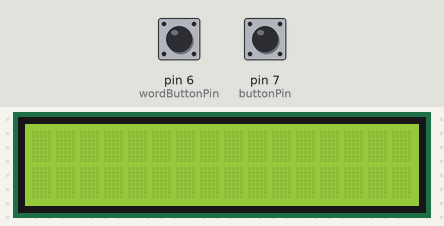
The sketch below on a simulated Arduino Uno, built with avr-gcc and run on an emulated ATmega328P. Shown: 16×2 character LCD. The test bench sets the inputs (shaded band); at power-on: pin 6 (wordButtonPin) LOW, pin 7 (buttonPin) LOW.

Above: at 1.2 s.
1.3 s: pin 6 (wordButtonPin) pulled HIGH for 0.15 s
2.9 s: pin 6 (wordButtonPin) pulled HIGH for 1 s
At 4.3 s:
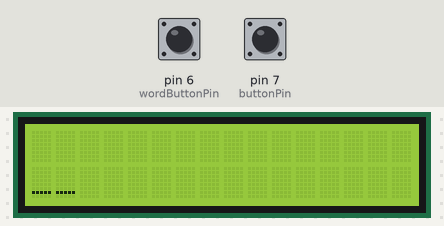
5.4 s: pin 6 (wordButtonPin) pulled HIGH for 0.15 s
7.0 s: pin 6 (wordButtonPin) pulled HIGH for 3.2 s
At 7.5 s:
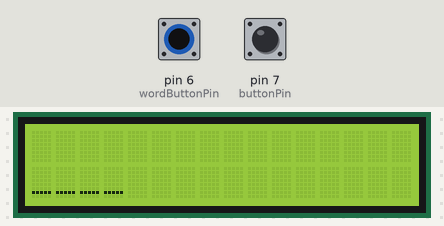
11.7 s: pin 6 (wordButtonPin) pulled HIGH for 0.15 s
13.3 s: pin 6 (wordButtonPin) pulled HIGH for 1 s
At 14.7 s:
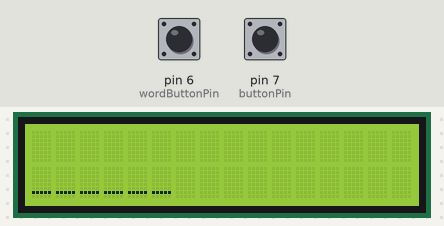
Timing chart, 0 to 16.3 s (numbered marks = the images above; inputs shaded):
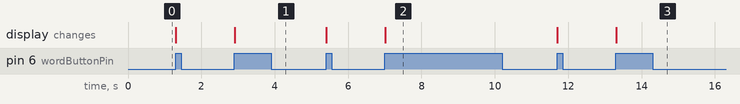

The sketch:

IR_Sender.ino
```cpp
#include <LiquidCrystal.h>
#include "pitches.h"

// initialize the library by associating any needed LCD interface pin
// with the arduino pin number it is connected to
const int rs = 12, en = 11, d4 = 5, d5 = 4, d6 = 3, d7 = 2;
LiquidCrystal lcd(rs, en, d4, d5, d6, d7);

const int buttonPin = 7;
bool previousState = false;

const int wordButtonPin = 6;
bool previousWordState = false;

long timeSinceLastChange = 0;
String code = "";

String decoded = "";

void setup() {
  // set up the LCD's number of columns and rows:
  lcd.begin(16, 2);

  timeSinceLastChange = millis();

  pinMode(buttonPin, INPUT);
  pinMode(wordButtonPin, INPUT);
}

void loop() {
  // set the cursor to column 0, line 1
  if(code.length() > 16){
    lcd.setCursor(0,0);
    code = code.substring(code.length()-1, code.length());
    lcd.print("                                      ");
  }
  lcd.setCursor(0,0);
  lcd.print(code);

  if(digitalRead(buttonPin) == HIGH){
    if(previousState == false){
      timeSinceLastChange = millis();
    }
    previousState = true;
  }
  else{
    if(previousState == true){
      if(millis()-timeSinceLastChange > 300){
        code += "-";
      }
      else{
        code += ".";
      }
      timeSinceLastChange = millis();
    }
    previousState = false;
  }

  //----
  if(digitalRead(wordButtonPin) == HIGH){
    if(previousWordState == false){
      decoded += interpret(code);
      code = "";
      lcd.setCursor(0,0);
      lcd.print("                   ");
      lcd.setCursor(0,1);
      lcd.print("                   ");
      lcd.setCursor(0,1);
      lcd.print(decoded);
    }
    previousWordState = true;
  }
  else{
    previousWordState = false;
  }


}

String interpret(String code){
  return "_";
}
```

Measured:
- after the input at 2.9 s, the display: changes at once (image 1)
- after the input at 7.0 s, the display: changes at once (image 2)
- after the input at 13.3 s, the display: changes at once (image 3)
